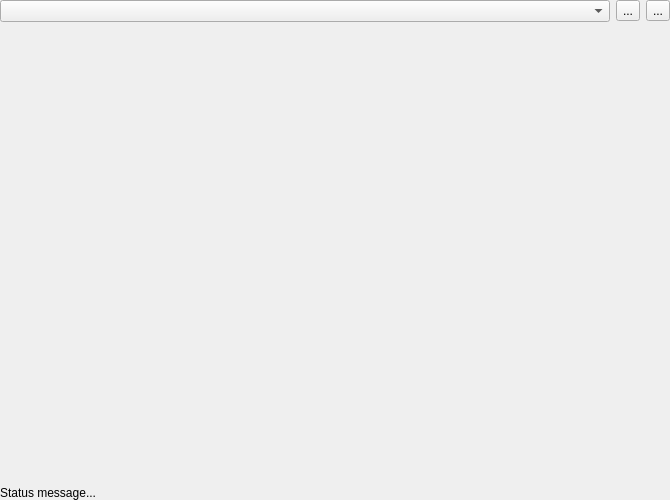
<?xml version="1.0" encoding="UTF-8"?>
<ui version="4.0">
 <class>GNConfigPage</class>
 <widget class="QWidget" name="GNConfigPage">
  <property name="geometry">
   <rect>
    <x>0</x>
    <y>0</y>
    <width>670</width>
    <height>500</height>
   </rect>
  </property>
  <layout class="QVBoxLayout" name="verticalLayout">
   <property name="leftMargin">
    <number>0</number>
   </property>
   <property name="topMargin">
    <number>0</number>
   </property>
   <property name="rightMargin">
    <number>0</number>
   </property>
   <property name="bottomMargin">
    <number>0</number>
   </property>
   <item>
    <layout class="QHBoxLayout" name="hl_buildDir">
     <item>
      <widget class="QComboBox" name="i_buildDirs">
       <property name="sizePolicy">
        <sizepolicy hsizetype="Expanding" vsizetype="Fixed">
         <horstretch>0</horstretch>
         <verstretch>0</verstretch>
        </sizepolicy>
       </property>
      </widget>
     </item>
     <item>
      <widget class="QToolButton" name="b_addDir">
       <property name="text">
        <string>...</string>
       </property>
       <property name="icon">
        <iconset theme="list-add">
         <normaloff>.</normaloff>.</iconset>
       </property>
      </widget>
     </item>
     <item>
      <widget class="QToolButton" name="b_rmDir">
       <property name="text">
        <string>...</string>
       </property>
       <property name="icon">
        <iconset theme="edit-delete">
         <normaloff>.</normaloff>.</iconset>
       </property>
      </widget>
     </item>
    </layout>
   </item>
   <item>
    <widget class="GNAdvancedSettings" name="advanced" native="true"/>
   </item>
   <item>
    <spacer name="verticalSpacer">
     <property name="orientation">
      <enum>Qt::Vertical</enum>
     </property>
     <property name="sizeHint" stdset="0">
      <size>
       <width>20</width>
       <height>40</height>
      </size>
     </property>
    </spacer>
   </item>
   <item>
    <layout class="QHBoxLayout" name="hl_status">
     <item>
      <widget class="QLabel" name="l_status">
       <property name="text">
        <string>Status message...</string>
       </property>
      </widget>
     </item>
    </layout>
   </item>
  </layout>
 </widget>
 <customwidgets>
  <customwidget>
   <class>GNAdvancedSettings</class>
   <extends>QWidget</extends>
   <header>settings/gnadvancedsettings.h</header>
   <container>1</container>
   <slots>
    <signal>configChanged()</signal>
   </slots>
  </customwidget>
 </customwidgets>
 <resources/>
 <connections>
  <connection>
   <sender>b_addDir</sender>
   <signal>clicked()</signal>
   <receiver>GNConfigPage</receiver>
   <slot>addBuildDir()</slot>
   <hints>
    <hint type="sourcelabel">
     <x>529</x>
     <y>22</y>
    </hint>
    <hint type="destinationlabel">
     <x>295</x>
     <y>246</y>
    </hint>
   </hints>
  </connection>
  <connection>
   <sender>b_rmDir</sender>
   <signal>clicked()</signal>
   <receiver>GNConfigPage</receiver>
   <slot>removeBuildDir()</slot>
   <hints>
    <hint type="sourcelabel">
     <x>567</x>
     <y>22</y>
    </hint>
    <hint type="destinationlabel">
     <x>295</x>
     <y>246</y>
    </hint>
   </hints>
  </connection>
  <connection>
   <sender>i_buildDirs</sender>
   <signal>currentIndexChanged(int)</signal>
   <receiver>GNConfigPage</receiver>
   <slot>changeBuildDirIndex(int)</slot>
   <hints>
    <hint type="sourcelabel">
     <x>257</x>
     <y>22</y>
    </hint>
    <hint type="destinationlabel">
     <x>295</x>
     <y>246</y>
    </hint>
   </hints>
  </connection>
  <connection>
   <sender>i_buildDirs</sender>
   <signal>currentIndexChanged(int)</signal>
   <receiver>GNConfigPage</receiver>
   <slot>emitChanged()</slot>
   <hints>
    <hint type="sourcelabel">
     <x>255</x>
     <y>22</y>
    </hint>
    <hint type="destinationlabel">
     <x>293</x>
     <y>249</y>
    </hint>
   </hints>
  </connection>
  <connection>
   <sender>advanced</sender>
   <signal>configChanged()</signal>
   <receiver>GNConfigPage</receiver>
   <slot>emitChanged()</slot>
   <hints>
    <hint type="sourcelabel">
     <x>293</x>
     <y>487</y>
    </hint>
    <hint type="destinationlabel">
     <x>293</x>
     <y>249</y>
    </hint>
   </hints>
  </connection>
 </connections>
 <slots>
  <slot>addBuildDir()</slot>
  <slot>removeBuildDir()</slot>
  <slot>changeBuildDirIndex(int)</slot>
  <slot>emitChanged()</slot>
 </slots>
</ui>
